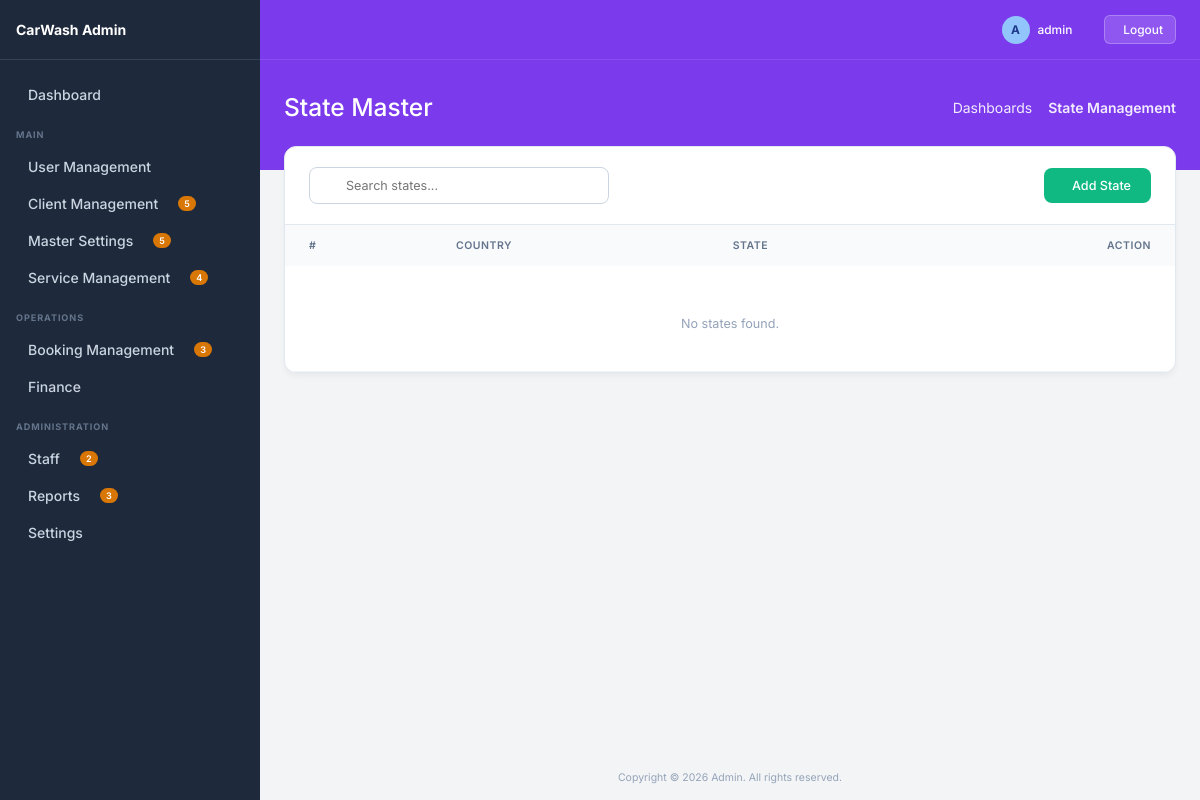
/state/ (signed in), run on an earlier commit of the app's database.
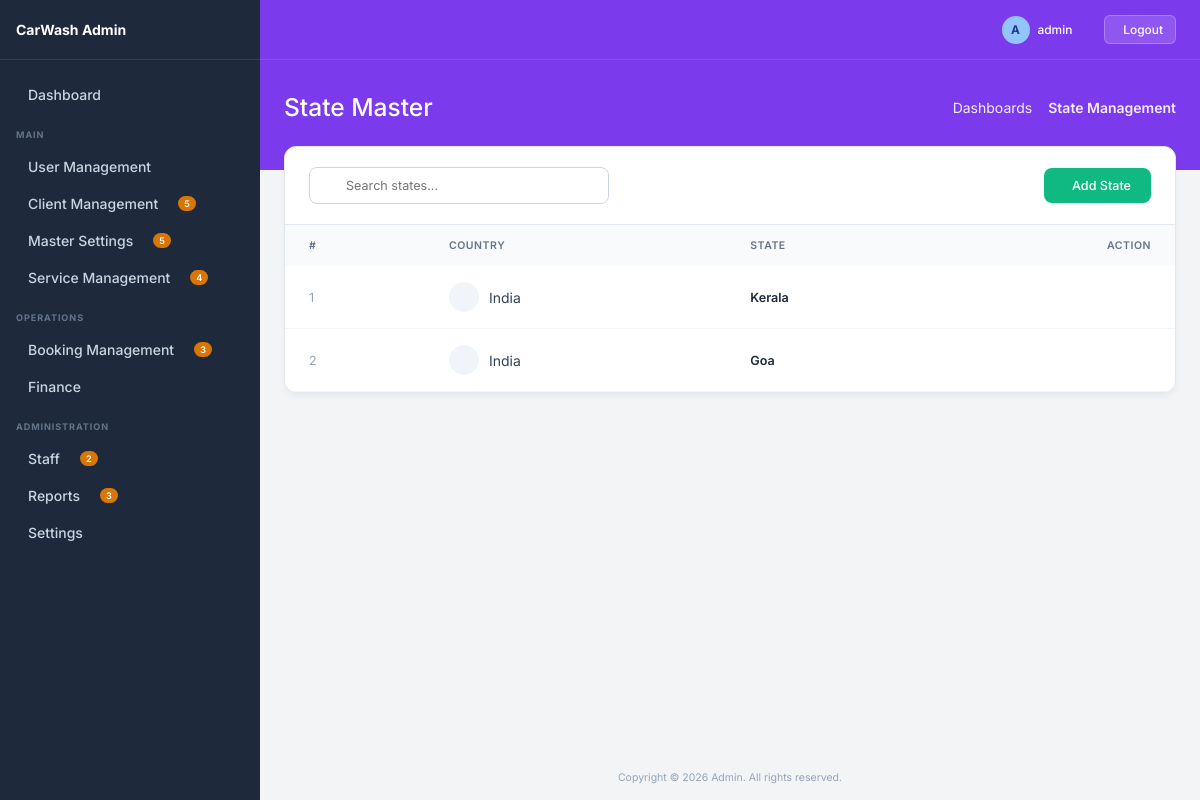
And on a later commit of the database.
### master/models.py (models this page shows, shortened)
class State(BaseModel):
    country = models.ForeignKey(Country, on_delete=models.CASCADE)
    name = models.CharField(max_length=100)

class Country(BaseModel):
    name = models.CharField(max_length=100)

### master/views.py (the view)
# urls.py: path('state/', views.state_list, name='state_list'),
@login_required
def state_list(request):
    search = request.GET.get('search', '')
    queryset = State.objects.filter(is_deleted=False)
    if search:
        queryset = queryset.filter(name__icontains=search)
    paginator = Paginator(queryset, 10)
    page_obj = paginator.get_page(request.GET.get('page'))
    return render(request, 'state/list.html', {
        'page_obj': page_obj,
        'search': search
    })

### master/templates/state/list.html (shortened to what this page needs)
{% extends 'base.html' %}
{% block page_title %}State Master{% endblock %}
{% block breadcrumb_active %}State Management{% endblock %}
{% block content %}
<div class="list-container">
    <div class="list-header">
        <form method="GET" class="search-wrapper">
            <input type="text" name="search" value="{{search}}" placeholder="Search states..." class="search-input">
        </form>
        <a href="{% url 'state_create' %}" class="btn-create">
             Add State
        </a>
    </div>
    <div style="overflow-x: auto;">
        <table class="premium-table">
            <thead>
                <tr>
                    <th>#</th>
                    <th>Country</th>
                    <th>State</th>
                    <th style="text-align: right;">Action</th>
                </tr>
            </thead>
            <tbody>
                {% for obj in page_obj %}
                <tr>
                    <td style="color:#94a3b8;">{{ forloop.counter }}</td>
                    <td>
                        <div style="display:flex; align-items:center; gap:10px;">
                            <div style="width:30px;height:30px;border-radius:50%;background:#f1f5f9;display:flex;align-items:center;justify-content:center;">
                            </div>
                            {{ obj.country.name }}
                        </div>
                    </td>
                    <td style="font-weight:600; color:#1e293b;">
                        {{ obj.name }}
                    </td>
                    <td style="text-align:right;">
                        <div style="display:flex; gap:8px; justify-content:flex-end;">
                            <a href="{% url 'state_edit' obj.pk %}" class="action-btn edit">
                            </a>
                            <a href="{% url 'state_delete' obj.pk %}" onclick="return confirm('Delete this state?')" class="action-btn delete">
                            </a>
                        </div>
                    </td>
                </tr>
                {% empty %}
                <tr>
                    <td colspan="4" style="text-align:center; padding:40px; color:#94a3b8;">
                        No states found.
                    </td>
                </tr>
                {% endfor %}
            </tbody>
        </table>
    </div>
</div>
{% endblock %}

What changed in the data, as far as the page shows it:
added State: country.name "India", name "Kerala"
added State: country.name "India", name "Goa"
Also different on the page:
text no longer shown: "No states found."
